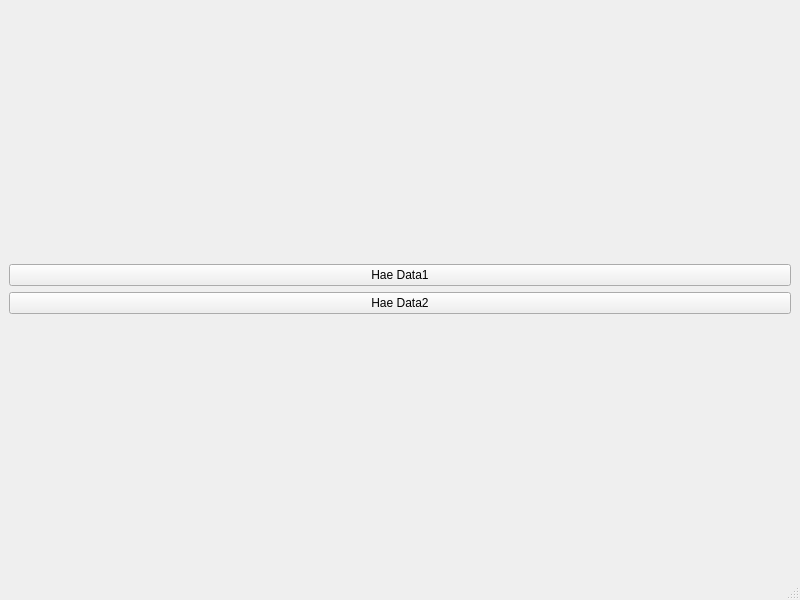
<?xml version="1.0" encoding="UTF-8"?>
<ui version="4.0">
 <class>MainWindow</class>
 <widget class="QMainWindow" name="MainWindow">
  <property name="geometry">
   <rect>
    <x>0</x>
    <y>0</y>
    <width>800</width>
    <height>600</height>
   </rect>
  </property>
  <property name="windowTitle">
   <string>MainWindow</string>
  </property>
  <widget class="QWidget" name="centralwidget">
   <layout class="QGridLayout" name="gridLayout">
    <item row="0" column="0">
     <layout class="QVBoxLayout" name="verticalLayout">
      <item>
       <widget class="QPushButton" name="btnData1">
        <property name="text">
         <string>Hae Data1</string>
        </property>
       </widget>
      </item>
      <item>
       <widget class="QPushButton" name="btnData2">
        <property name="text">
         <string>Hae Data2</string>
        </property>
       </widget>
      </item>
     </layout>
    </item>
   </layout>
  </widget>
  <widget class="QMenuBar" name="menubar">
   <property name="geometry">
    <rect>
     <x>0</x>
     <y>0</y>
     <width>800</width>
     <height>26</height>
    </rect>
   </property>
  </widget>
  <widget class="QStatusBar" name="statusbar"/>
 </widget>
 <resources/>
 <connections/>
</ui>
